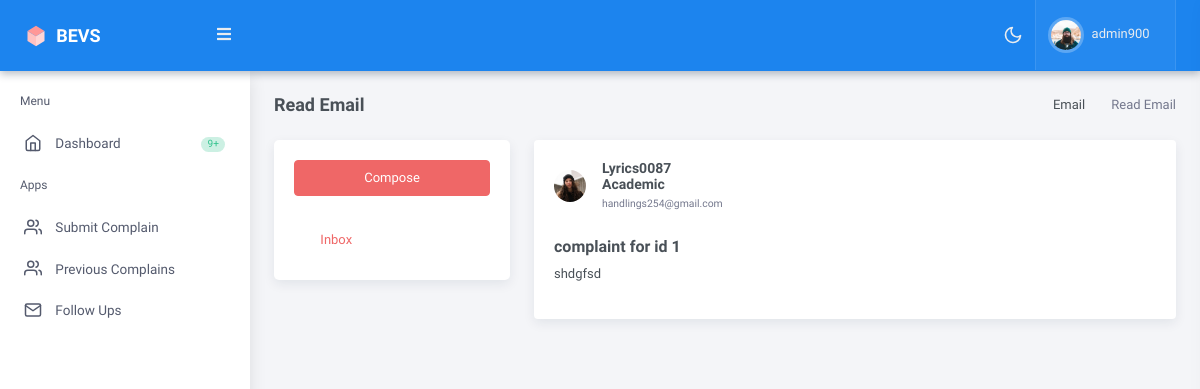
Page /complaints/email_details/5 (signed in) on the committed database.
### authentification/models.py (models this page shows, shortened)
class User(AbstractUser):
    email = models.EmailField(verbose_name='email',max_length=255,unique=True)
    phone = models.CharField(null=True,max_length=255)
    type = models.CharField(null=True,max_length=255)
    department =  models.CharField(max_length=255,blank=True,null=True)
    REQUIRED_FIELDS = ['username','phone','first_name','last_name','type']
    USERNAME_FIELD = 'email'

### mainapp/models.py (models this page shows, shortened)
class BaseModel(models.Model):
    created_at = models.DateTimeField(auto_now_add=True)
    updated_at = models.DateTimeField(auto_now=True)
    class Meta:
        abstract = True

class FollowUpEmailss(BaseModel):
    user_id =  models.ForeignKey(User,on_delete=models.CASCADE)
    to_email =  models.EmailField()
    subject = models.CharField(max_length=255)
    message =  models.TextField()
    created_at =  models.DateTimeField(auto_now_add=True)

### mainapp/views.py (the view, shortened to what this page needs)
# urls.py: path('email_details/<id>',email_details,name="email_details"),
@login_required(login_url="authentification:login")
def email_details(request,id):
    prop =  FollowUpEmailss.objects.get(id= id)
    user_to =  User.objects.get(email =  prop.to_email)
    user_id =  request.user.id
    user =  request.user
    user_obj = User.objects.get(id=user_id)
    follow_ups =  FollowUpEmailss.objects.filter(user_id = user_obj)
    all_users =  User.objects.filter(type = 'Committee')
    context  ={
        'follow_up' :  follow_ups,
        'all_users' :  all_users,
        'props': prop,
        'user_to' :  user_to
    }
    return render(request,'mail_details.html',context)

### mainapp/templates/mail_details.html (shortened to what this page needs)
<!doctype html>
<html lang="en">
{% include './follow_up_files/head_followup.html' %}
 </head>
    <body data-topbar="dark">
        <div id="layout-wrapper">
        {% include './home_student_files/header.html' %}
        {% include './home_student_files/left_sidebar.html' %}
        {% include './follow_up_files/follow_up_details.html' %}
        </div>
</html>

### mainapp/templates/home_student_files/header.html (shortened to what this page needs)
{% load static %}
            <header id="page-topbar">
                <div class="navbar-header">
                    <div class="d-flex">
                        <div class="navbar-brand-box">
                            <a href="index.html" class="logo logo-light">
                                <span class="logo-lg">
                                    <img src="{% static '/dashboard/assets/images/logo-sm.svg' %}" alt="" height="24"> <span class="logo-txt">Bevs</span>
                                </span>
                            </a>
                        </div>
                        <button type="button" class="btn btn-sm px-3 font-size-16 header-item" id="vertical-menu-btn">
                            <i class="fa fa-fw fa-bars"></i>
                        </button>
                    </div>
                    <div class="d-flex">
                        <div class="dropdown d-none d-sm-inline-block">
                            <button type="button" class="btn header-item" id="mode-setting-btn">
                                <i data-feather="moon" class="icon-lg layout-mode-dark"></i>
                            </button>
                        </div>
                        <div class="dropdown d-inline-block">
                            <button type="button" class="btn header-item bg-soft-light border-start border-end" id="page-header-user-dropdown"
                            data-bs-toggle="dropdown" aria-haspopup="true" aria-expanded="false">
                                <img class="rounded-circle header-profile-user" src="{% static '/dashboard/assets/images/users/avatar-1.jpg' %}"
                                    alt="Header Avatar">
                                    {% if request.user.is_authenticated %}
                                <span class="d-none d-xl-inline-block ms-1 fw-medium">{{request.user.username}}</span>
                                {% endif %}
                                <i class="mdi mdi-chevron-down d-none d-xl-inline-block"></i>
                            </button>
                        </div>
                    </div>
                </div>
            </header>

### mainapp/templates/follow_up_files/follow_up_details.html (shortened to what this page needs)
{% load static %}
            <div class="main-content">
                <div class="page-content">
                    <div class="container-fluid">
                        <div class="row">
                            <div class="col-12">
                                <div class="page-title-box d-sm-flex align-items-center justify-content-between">
                                    <h4 class="mb-sm-0 font-size-18">Read Email</h4>
                                    <div class="page-title-right">
                                        <ol class="breadcrumb m-0">
                                            <li class="breadcrumb-item"><a href="javascript: void(0);">Email</a></li>
                                            <li class="breadcrumb-item active">Read Email</li>
                                        </ol>
                                    </div>
                                </div>
                            </div>
                        </div>
                        <div class="row">
                            <div class="col-12">
                                <div class="email-leftbar card">
                                    <button type="button" class="btn btn-danger btn-block waves-effect waves-light" data-bs-toggle="modal" data-bs-target="#composemodal">
                                        Compose
                                    </button>
                                    <div class="mail-list mt-4">
                                        <a href="javascript: void(0);" class="active"><i class="mdi mdi-email-outline me-2"></i> Inbox </a>
                                    </div>
                                </div>
                                <div class="email-rightbar mb-3">
                                    <div class="card">
                                        <div class="card-body">
                                            <div class="d-flex align-items-center mb-4">
                                                <div class="flex-shrink-0 me-3">
                                                    <img class="rounded-circle avatar-sm" src="{% static '/dashboard/assets/images/users/avatar-2.jpg' %}" alt="Generic placeholder image">
                                                </div>
                                                <div class="flex-grow-1">
                                                {% if user_to %}
                                                    <h5 class="font-size-14 mb-0">{{user_to.username}}</h5>
                                                    <h6 class="font-size-14 mb-0">{{user_to.department}}</h6>
                                                    <small class="text-muted">{{user_to.email}}</small>
                                                {% endif %}
                                                </div>
                                            </div>
                                            <h4 class="font-size-16">{{props.subject}}</h4>
                                            <p>{{props.message}}</p>
                                        </div>
                                    </div>
                                </div>
                            </div>
                        </div>
                    </div>
                </div>
            </div>

### rows in the picture
User: user.username "admin900"
User: username "Lyrics0087", department "Academic", email "handlings254@gmail.com"
FollowUpEmailss: subject "complaint for id 1", message "shdgfsd"
